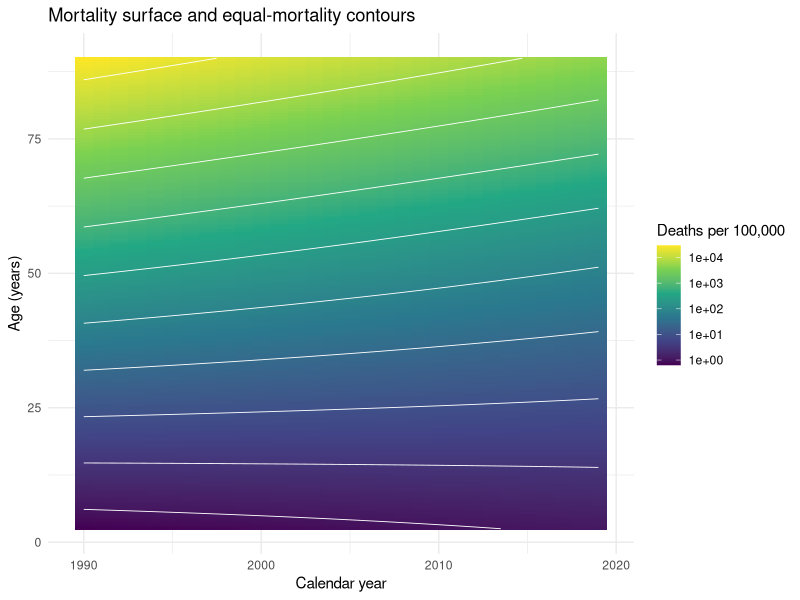
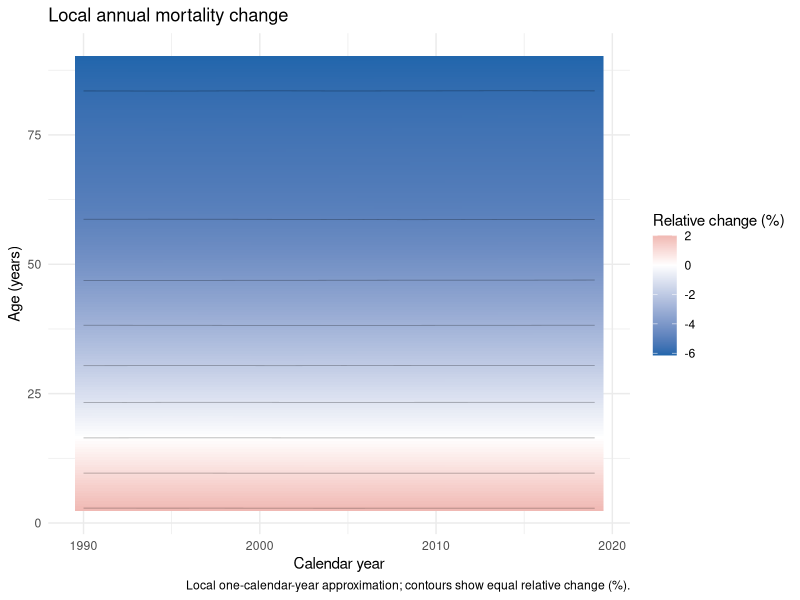
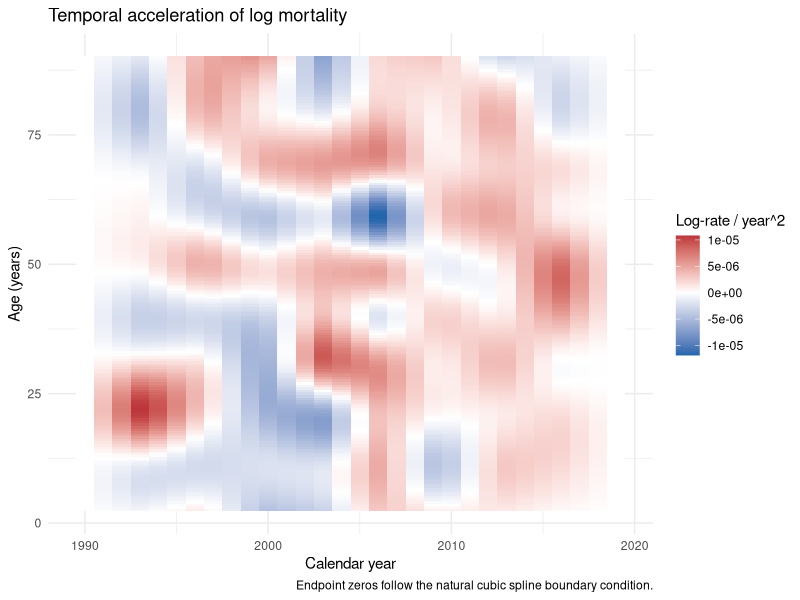
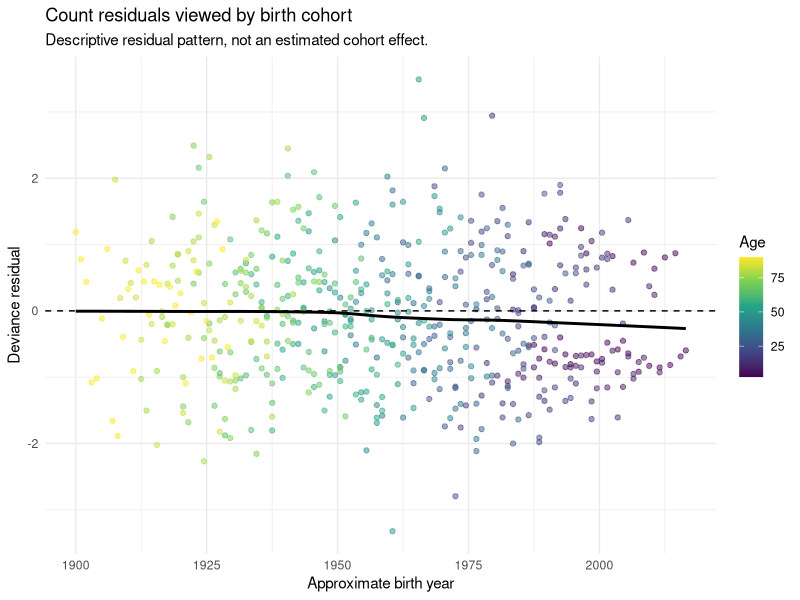
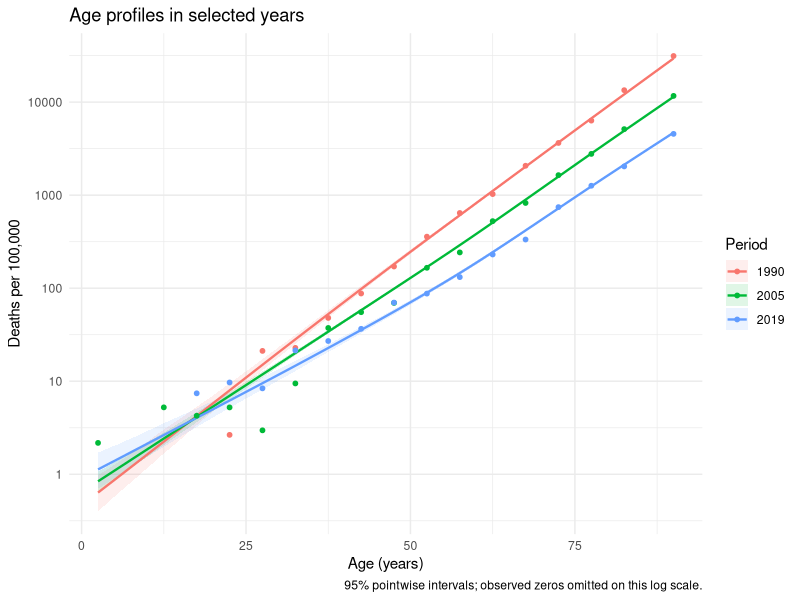
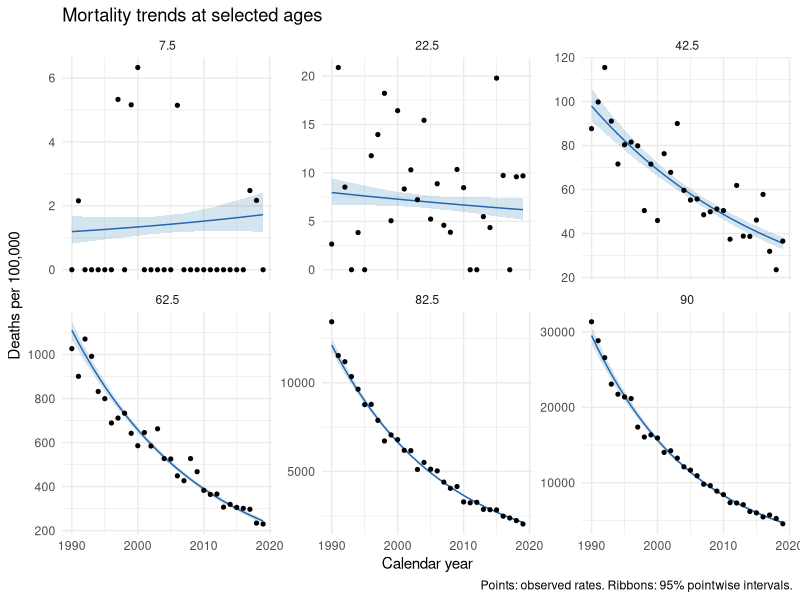
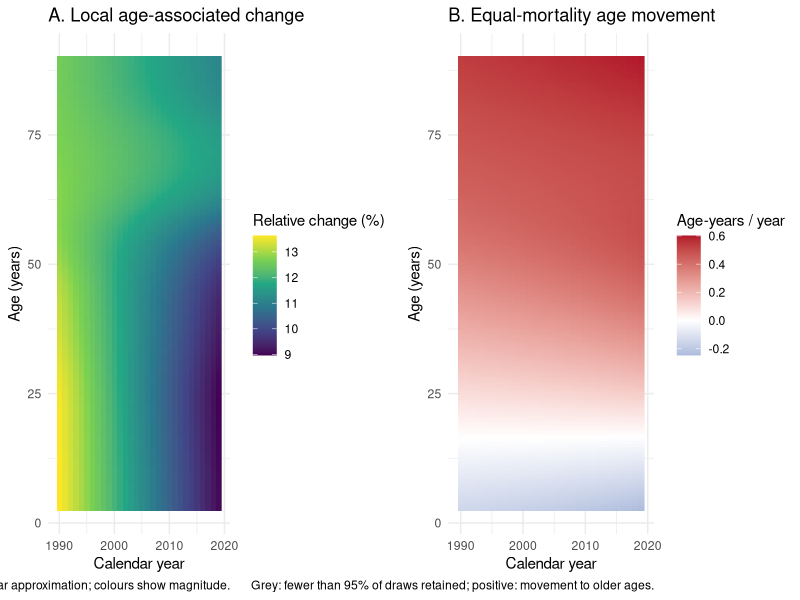

R code for these plots, in order:
# ============================================================
# BLSD-S
# 在RStudio运行整段代码或 source("BLSD_Model_Analysis.R")。
# ============================================================

# 0. 环境准备（修改 M01：只保留实际使用的三个包）
# 首次使用：install.packages(c("mgcv", "ggplot2", "gridExtra"))
library(mgcv)
library(ggplot2)
library(gridExtra)
set.seed(123)
n_draws <- 1000                  # 修改 M04：相关系数抽样次数

# 1. 数据模拟（保留 M02：原版 L18—53，公式与随机数顺序不变）
years <- 1990:2019
age_starts <- seq(0, 85, by = 5)
age_groups <- paste0(age_starts, "-", age_starts + 4)
age_groups[length(age_groups)] <- "85+"
data <- expand.grid(Year = years, Age_Group = age_groups)
age_mids <- c(seq(2.5, 82.5, by = 5), 90) # 90仅沿用原模拟的85+代表值
data$Age_Mid <- rep(age_mids, each = length(years))
data$Pop <- round(runif(nrow(data), 10000, 50000) *
                    (1 + (data$Age_Mid / 100)^2))
true_rate <- function(age, year) {
  time_idx <- year - 1990
  base_risk <- -12 + 0.12 * age
  time_trend <- -0.02 * time_idx
  interaction <- 0.0005 * age * time_idx
  noise <- rnorm(length(age), 0, 0.05)
  young_rebound <- ifelse(age < 50 & year > 2010, 0.05 * (year - 2010), 0)
  exp(base_risk + time_trend - interaction + young_rebound + noise)
}
data$Rate_True <- true_rate(data$Age_Mid, data$Year)
data$Deaths <- rpois(nrow(data), data$Pop * data$Rate_True)
data$Mortality_Rate <- data$Deaths / data$Pop * 100000

# 2. 曲面拟合（修改 M03：原版 L66—68，准Poisson改负二项，采用REML）
# 二维样条和人口偏置项保留；这是建模选择，不自动保证优于原版。
model_blsd <- gam(
  Deaths ~ te(Age_Mid, Year, k = c(10, 10), bs = c("cr", "cr")) +
    offset(log(Pop)),
  family = nb(link = "log"), method = "REML", data = data
)
summary(model_blsd)

# 修改 M04：抽取相关系数并传播到曲面和动态量，不只画点估计。
# 优先用Vc，否则Vp；这是经验贝叶斯高斯近似。
set.seed(123)
V <- if (!is.null(model_blsd$Vc)) model_blsd$Vc else model_blsd$Vp
ev <- eigen((V + t(V)) / 2, symmetric = TRUE)
z <- matrix(rnorm(length(coef(model_blsd)) * n_draws),
            nrow = length(coef(model_blsd)))
beta_draws <- sweep(ev$vectors %*% (sqrt(pmax(ev$values, 0)) * z),
                    1, coef(model_blsd), "+")
rm(z)

# 3. 指标与绘图
# 修改 M05：原版 L77—83延伸到92.5岁；现只预测观测年龄/时期范围。
# Pop=1的预测矩阵给出每人对数率；用均匀年龄网格简化绘图。
pred_grid <- expand.grid(Age_Mid = seq(2.5, 90, by = 0.5), Year = years)
pred_grid$Pop <- 1
X <- predict(model_blsd, newdata = pred_grid, type = "lpmatrix")
eta_draws <- X %*% beta_draws

# 修改 M06、M07：原版 L85—96的加速度直接diff展开向量，会跨年龄做差。
# 现按同点预测矩阵求导，只保留连续导数这一套。
design_at <- function(variable, delta) {
  nd <- pred_grid
  bounds <- range(pred_grid[[variable]])
  nd[[variable]] <- pmin(bounds[2], pmax(bounds[1], nd[[variable]] + delta))
  predict(model_blsd, newdata = nd, type = "lpmatrix")
}
derivative_design <- function(variable, order = 1, h = 0.01) {
  xp <- design_at(variable, h)
  xm <- design_at(variable, -h)
  edge_low <- pred_grid[[variable]] == min(pred_grid[[variable]])
  edge_high <- pred_grid[[variable]] == max(pred_grid[[variable]])
  if (order == 2) {
    out <- (xp - 2 * X + xm) / h^2
    # 自然三次样条端点二阶导数为结构性零，不是数据证明无加速度。
    out[edge_low | edge_high, ] <- 0
  } else {
    out <- (xp - xm) / (2 * h)
    out[edge_low, ] <- (-3 * X + 4 * xp - design_at(variable, 2 * h))[edge_low, ] / (2 * h)
    out[edge_high, ] <- (3 * X - 4 * xm + design_at(variable, -2 * h))[edge_high, ] / (2 * h)
  }
  out
}
velocity_draws <- derivative_design("Year") %*% beta_draws
acceleration_draws <- derivative_design("Year", order = 2) %*% beta_draws
age_gradient_draws <- derivative_design("Age_Mid") %*% beta_draws

# 必要的汇总：均值与95%逐点区间；小分母产生的缺失保留为NA。
summarise_draws <- function(draws) {
  draws[!is.finite(draws)] <- NA_real_
  values <- t(apply(draws, 1, function(x) {
    if (all(is.na(x))) return(c(NA_real_, NA_real_, NA_real_))
    c(mean(x, na.rm = TRUE), quantile(x, c(0.025, 0.975),
                                    na.rm = TRUE, names = FALSE))
  }))
  data.frame(pred_grid[c("Age_Mid", "Year")],
             Value = values[, 1], Lower = values[, 2], Upper = values[, 3])
}
surface <- summarise_draws(exp(eta_draws) * 100000)
acceleration <- summarise_draws(acceleration_draws)
# 修改 M09：每次抽样先换算，再汇总；百分比为局部一年/一岁近似。
velocity_percent <- summarise_draws(100 * expm1(velocity_draws))
age_percent <- summarise_draws(100 * expm1(age_gradient_draws))
# 修改 M10：原版只有等率线；新增移动速度，单位岁/年，不是等效年龄值。
# 小分母会产生不稳定比值，这个必要的处理保留。
iso_draws <- -velocity_draws / age_gradient_draws
iso_draws[abs(age_gradient_draws) < 0.005 | !is.finite(iso_draws)] <- NA_real_
iso <- summarise_draws(iso_draws)
iso$Retained <- rowMeans(is.finite(iso_draws))
iso$Value[iso$Retained < 0.95] <- NA_real_

# 共用绘图样式；颜色表示均值，不代表显著性。
theme_set(theme_minimal(base_size = 11))
field_plot <- function(frame, title, legend) {
  ggplot(frame, aes(Year, Age_Mid, fill = Value)) +
    geom_raster() +
    scale_fill_gradient2(low = "#2166AC", mid = "white", high = "#B2182B",
                         midpoint = 0, na.value = "grey75", name = legend) +
    labs(title = title, x = "Calendar year", y = "Age (years)")
}

# 图1：原版 L101—109曲面与等率线；删除“生理衰老推迟”的解释。
# 用ggplot2原生等高线减少依赖，图例明确每10万人死亡率。
p1 <- ggplot(surface, aes(Year, Age_Mid)) +
  geom_raster(aes(fill = Value)) +
  geom_contour(aes(z = log(Value)), bins = 12, colour = "white", linewidth = 0.3) +
  scale_fill_viridis_c(trans = "log10", name = "Deaths per 100,000") +
  labs(title = "Mortality surface and equal-mortality contours",
       x = "Calendar year", y = "Age (years)")

# 图2：原版 L115—123实际是一阶速度；现换算为百分比（M06、M09）。
# 保留原版等高线：线与颜色都表示相同的局部年度变化百分比。
p2 <- field_plot(velocity_percent, "Local annual mortality change",
                 "Relative change (%)") +
  geom_contour(aes(x = Year, y = Age_Mid, z = Value), inherit.aes = FALSE,
               bins = 10, colour = "black", linewidth = 0.25, alpha = 0.35) +
  labs(caption = "Local one-calendar-year approximation; contours show equal relative change (%).")

# 图3：新增真正的二阶时间导数，保持对数率/年²单位（M06）。
p3 <- field_plot(acceleration, "Temporal acceleration of log mortality",
                 "Log-rate / year^2") +
  labs(caption = "Endpoint zeros follow the natural cubic spline boundary condition.")

# 图4：保留原版 L128—139队列残差图，仅作计数诊断（M11）。
data$Resid <- residuals(model_blsd, type = "deviance")
data$Cohort <- data$Year - data$Age_Mid
p4 <- ggplot(data, aes(Cohort, Resid)) +
  geom_point(aes(colour = Age_Mid), alpha = 0.5) +
  geom_smooth(method = "loess", formula = y ~ x, se = FALSE, colour = "black") +
  geom_hline(yintercept = 0, linetype = "dashed") +
  scale_colour_viridis_c(name = "Age") +
  labs(title = "Count residuals viewed by birth cohort",
       subtitle = "Descriptive residual pattern, not an estimated cohort effect.",
       x = "Approximate birth year", y = "Deviance residual")

# 图5：原版 L146的round(Year)会混入邻年；改为准确选择年份（M12）。
profiles <- subset(surface, Year %in% c(1990, 2005, 2019))
profiles$Period <- factor(profiles$Year)
observed_profiles <- subset(data, Year %in% c(1990, 2005, 2019) & Mortality_Rate > 0)
observed_profiles$Period <- factor(observed_profiles$Year)
p5 <- ggplot(profiles, aes(Age_Mid, Value, colour = Period, fill = Period)) +
  geom_ribbon(aes(ymin = Lower, ymax = Upper), alpha = 0.12, colour = NA) +
  geom_line(linewidth = 0.8) +
  geom_point(data = observed_profiles, aes(y = Mortality_Rate), size = 1.3) +
  scale_y_log10() +
  labs(title = "Age profiles in selected years", x = "Age (years)",
       y = "Deaths per 100,000", caption = "95% pointwise intervals; observed zeros omitted on this log scale.")

# 图6：选定观测年龄的时间趋势及区间（M13）。
trend_ages <- c(7.5, 22.5, 42.5, 62.5, 82.5, 90)
trends <- subset(surface, Age_Mid %in% trend_ages)
observed_trends <- subset(data, Age_Mid %in% trend_ages)
p6 <- ggplot(trends, aes(Year, Value)) +
  geom_ribbon(aes(ymin = Lower, ymax = Upper), fill = "#2C7FB8", alpha = 0.2) +
  geom_line(colour = "#2166AC") +
  geom_point(data = observed_trends, aes(y = Mortality_Rate), size = 1.1) +
  facet_wrap(~Age_Mid, scales = "free_y", ncol = 3) +
  labs(title = "Mortality trends at selected ages", x = "Calendar year",
       y = "Deaths per 100,000", caption = "Points: observed rates. Ribbons: 95% pointwise intervals.")

# 图7：年龄梯度换成百分比，并展示等死亡率移动速度（M07、M09、M10）。
# 当前年龄变化均值全为正；顺序配色按实际范围显示大小，避免都挤在红色中。
p7_age <- ggplot(age_percent, aes(Year, Age_Mid, fill = Value)) +
  geom_raster() +
  scale_fill_viridis_c(option = "D", na.value = "grey75", name = "Relative change (%)") +
  labs(title = "A. Local age-associated change", x = "Calendar year", y = "Age (years)",
       caption = "Local one-age-year approximation; colours show magnitude.")
p7_iso <- field_plot(iso, "B. Equal-mortality age movement",
                     "Age-years / year") +
  labs(caption = "Grey: fewer than 95% of draws retained; positive: movement to older ages.")

# 4. 在RStudio中显示，与原版一样不保存图片、表格或模型文件。
# 前六张图进入Plots历史，图7左右并列；点击上一张/下一张查看。
for (p in list(p1, p2, p3, p4, p5, p6)) print(p)
grid.arrange(p7_age, p7_iso, ncol = 2)
